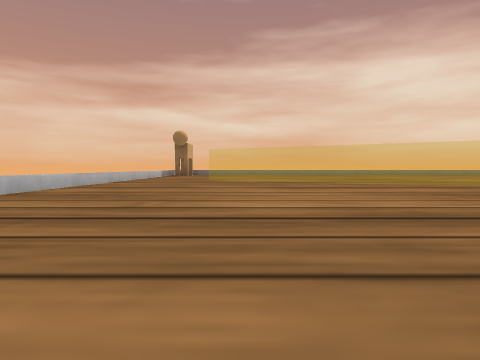
View 1 (above)

15 first-person views from a walk through a Webots world. The camera is 0.14 m above the floor, tilts 2° down and sees 70° across. The floor is counted in squares, 0.5 m on a side. Each view is taken from the middle of a square. On the plan, view 1 faces up. The plan holds only what a view shows up to about 9 squares ahead; the rest is blank. Robots are left out. Simple shapes and patterns stand in for the simulator's stock objects.

View 2
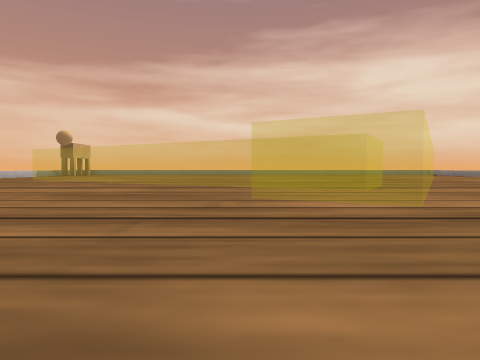

View 3
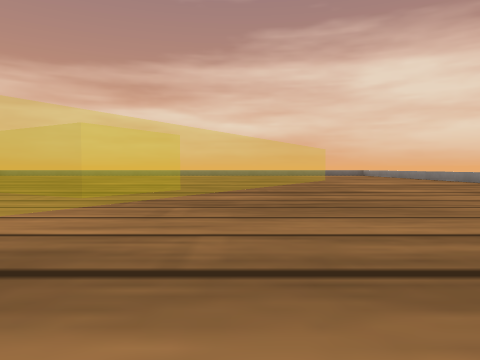

View 4
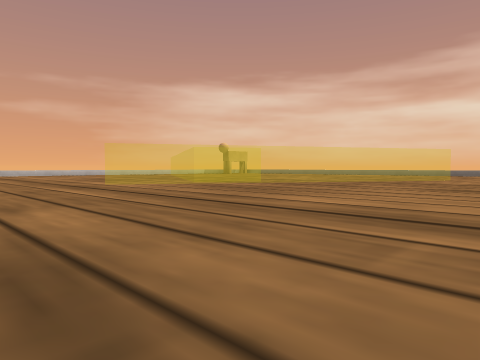

View 5
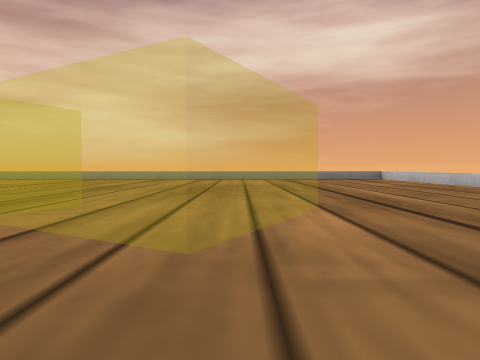

View 6
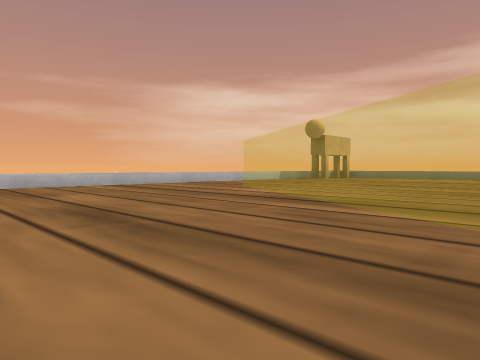

View 7
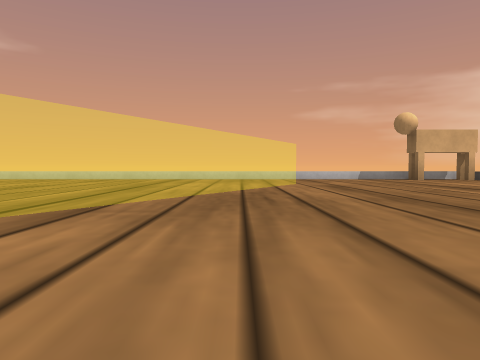

View 8
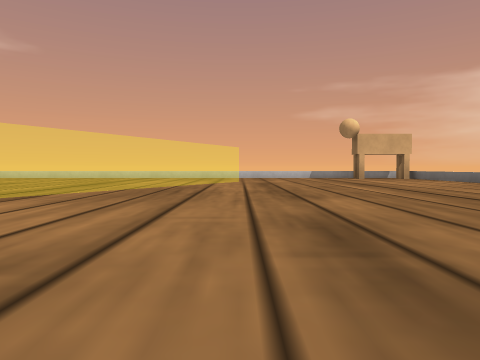

View 9
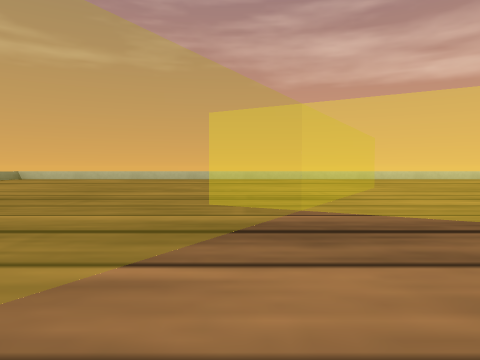

View 10
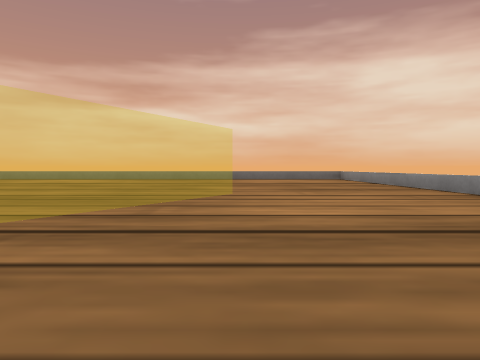

View 11
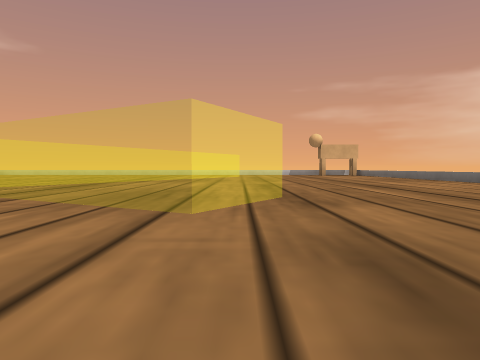

View 12
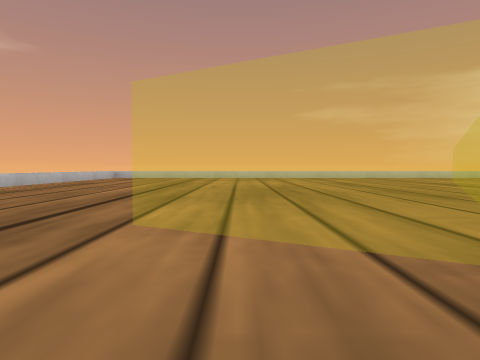

View 13
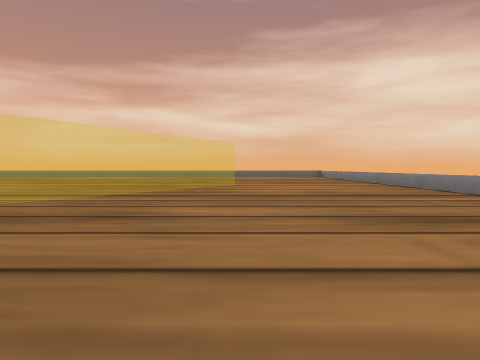

View 14
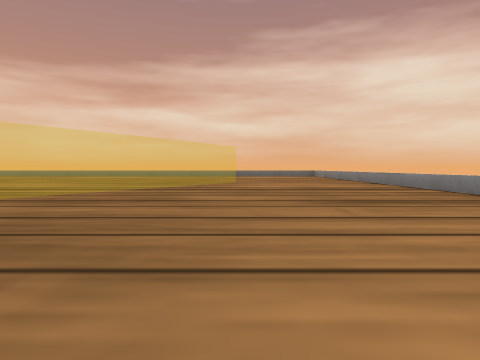

View 15
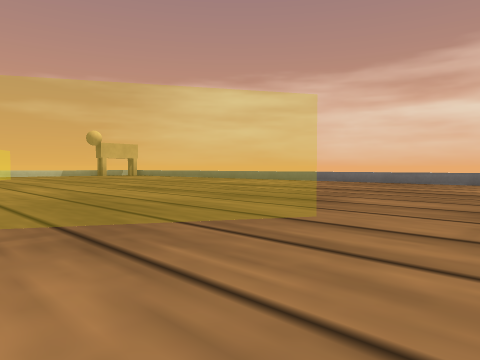

### Floor plan
Key: @ floor where view 1 was taken; # wall or solid block; . floor; = window, fence, low wall or low ledge; G dog.
Columns run from 3 left of view 1 to 12 right of it. Each row starts with its distance up from view 1.
 14 ################
 13 #..............#
 12 #G.............#
 11 #..............#
 10 #..............#
  9 #..=.......==..#
  8 #..===....==...#
  7 #...===...==...#
  6 #....======....#
  5 #......====....#
  4 #.......==.....#
  3 #......==......#
  2 #..............#
  1   .............#
  0   .@...........#
 -1  ###############

Positions as (right, up) in squares from view 1, and headings:
1: (0, 0), facing up
2: (4, 0), facing up
3: (7, 1), facing up
4: (11, 0), facing up-left
5: (3, 3), facing right
6: (3, 4), facing up-left
7: (6, 8), facing left
8: (7, 9), facing left
9: (6, 8), facing down
10: (9, 5), facing up
11: (11, 9), facing left
12: (7, 3), facing left
13: (9, 3), facing up
14: (9, 2), facing up
15: (10, 7), facing up-left
